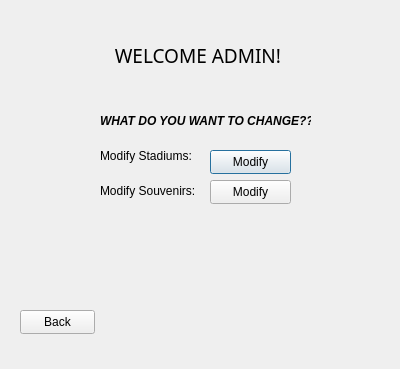
<?xml version="1.0" encoding="UTF-8"?>
<ui version="4.0">
 <class>Admin</class>
 <widget class="QDialog" name="Admin">
  <property name="geometry">
   <rect>
    <x>0</x>
    <y>0</y>
    <width>400</width>
    <height>369</height>
   </rect>
  </property>

  <property name="windowTitle">
   <string>Dialog</string>
  </property>

  <widget class="QPushButton" name="StadMod">
   <property name="geometry">
    <rect>
     <x>210</x>
     <y>150</y>
     <width>81</width>
     <height>24</height>
    </rect>
   </property>
   <property name="text">
    <string>Modify</string>
   </property>
  </widget>

  <widget class="QPushButton" name="SuvMod">
   <property name="geometry">
    <rect>
     <x>210</x>
     <y>180</y>
     <width>81</width>
     <height>24</height>
    </rect>
   </property>
   <property name="text">
    <string>Modify</string>
   </property>
  </widget>

  <widget class="QPushButton" name="BackButt">
   <property name="geometry">
    <rect>
     <x>20</x>
     <y>310</y>
     <width>75</width>
     <height>24</height>
    </rect>
   </property>
   <property name="text">
    <string>Back</string>
   </property>
  </widget>

  <widget class="QLabel" name="labelModStadiums">
   <property name="geometry">
    <rect>
     <x>100</x>
     <y>140</y>
     <width>101</width>
     <height>31</height>
    </rect>
   </property>
   <property name="text">
    <string>Modify Stadiums:</string>
   </property>
  </widget>

  <widget class="QLabel" name="labelModSouvenirs">
   <property name="geometry">
    <rect>
     <x>100</x>
     <y>170</y>
     <width>101</width>
     <height>41</height>
    </rect>
   </property>
   <property name="text">
    <string>Modify Souvenirs:</string>
   </property>
  </widget>

  <widget class="QLabel" name="labelTitle">
   <property name="geometry">
    <rect>
     <x>100</x>
     <y>10</y>
     <width>201</width>
     <height>91</height>
    </rect>
   </property>
   <property name="font">
    <font>
     <family>Showcard Gothic</family>
     <pointsize>14</pointsize>
    </font>
   </property>
   <property name="text">
    <string>   WELCOME ADMIN!</string>
   </property>
  </widget>

  <widget class="QLabel" name="labelSubtitle">
   <property name="geometry">
    <rect>
     <x>100</x>
     <y>110</y>
     <width>211</width>
     <height>21</height>
    </rect>
   </property>
   <property name="font">
    <font>
     <italic>true</italic>
     <bold>true</bold>
    </font>
   </property>
   <property name="text">
    <string>WHAT DO YOU WANT TO CHANGE??</string>
   </property>
  </widget>

 </widget>
 <resources/>
 <connections/>
</ui>
